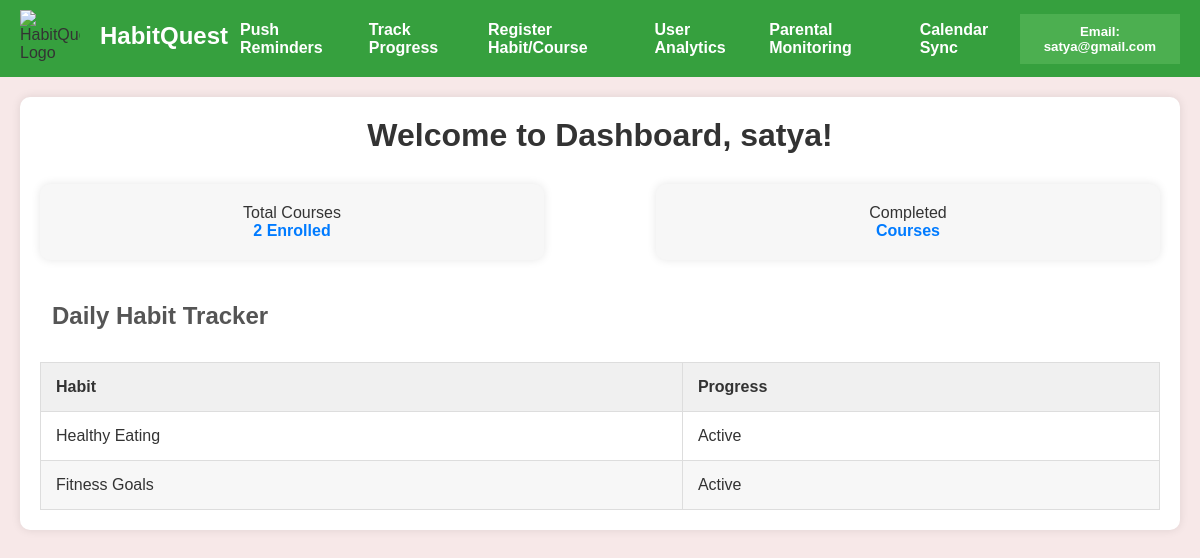
Screenshot of / (signed in) with the database file from the repository.
### tables this page shows
CREATE TABLE Habits (
        habit_id INTEGER PRIMARY KEY AUTOINCREMENT,
        user_id INTEGER  NULL,
        habit_name TEXT NOT NULL,
        description TEXT,
        frequency TEXT CHECK(frequency IN ('Daily', 'Weekly')),
        start_date TEXT,
        end_date TEXT,
        status TEXT CHECK(status IN ('Active', 'Inactive')),
        FOREIGN KEY(user_id) REFERENCES Users(user_id) ON DELETE CASCADE
    );

### Main.py (the view)
@app.route('/', methods=['GET'])
def index():
    if 'email' in session:
        user_id = session['user_id']
        conn = get_db_connection()
        cursor = conn.cursor()
        cursor.execute('SELECT COUNT(*) as enrolled_count FROM Habits WHERE user_id = ?', (user_id,))
        enrolled_count = cursor.fetchone()['enrolled_count']
        cursor.execute('SELECT COUNT(*) as completed_count FROM Habits WHERE user_id = ? AND status = ?',
                       (user_id, 'Completed'))
        completed_count = cursor.fetchone()['completed_count']
        if completed_count is None:
            completed_count = 0
        cursor.execute('SELECT habit_name, status FROM Habits WHERE user_id = ?', (user_id,))
        enrolled_courses = cursor.fetchall()
        conn.close()
        return render_template('home.html', user=session,
                               enrolled_count=enrolled_count,
                               completed_count=completed_count,
                               enrolled_courses=enrolled_courses)
    else:
        return render_template('index.html', user=None)

### Main.py (called while the page is built)
def get_db_connection():
    conn = sqlite3.connect('habit_tracker.db')
    conn.row_factory = sqlite3.Row  # To fetch rows as dictionaries
    return conn

### templates/home.html (shortened to what this page needs)
<!DOCTYPE html>
<html lang="en">
<head>
</head>
<body>
    <div class="navbar">
        <header class="logo-container">
            <img src="https://cdn.builder.io/api/v1/image/assets/TEMP/eb1830b5454e0074642c040444e16c8b4efe38cc3a5289983eba32e185b3736b?placeholderIfAbsent=true&apiKey=aa3f52c3f2244f6ca05b5f4f61461c10" alt="HabitQuest Logo" class="logo-image">
            <a href="{{url_for('index')}}" class="no-underline"><h2>HabitQuest</h2></a>
          </header>
        <div class="nav-links">
            <a href="{{url_for('notification')}}">Push Reminders</a>
            <a href="{{url_for('progress')}}">Track Progress</a>
            <a href="{{url_for('courses')}}">Register Habit/Course</a>
            <a href="{{url_for('user_analysis')}}">User Analytics</a>
            <a href="{{url_for('parental_monitoring')}}">Parental Monitoring</a>
            <a href="{{url_for('sync')}}">Calendar Sync</a>
        </div>
        <div class="dropdown">
            <button class="dropbtn"> <h5 style="align-content: left; color: white;">Email: {{user['email']}}</h5></button>
        </div>
    </div>
    <div class="dashboard-container">
        <h1>Welcome to Dashboard, {{ user['name'] }}!</h1>
        <div class="course-info">
            <div class="courses-enrolled">
                <p>Total Courses</p>
                <a href="#">{{enrolled_count }} Enrolled</a>
            </div>
            <div class="courses-completed">
                <p>Completed</p>
                <a href="#">{{ completed_courses }} Courses</a>
            </div>
        </div>
        <div class="habit-tracker">
            <h2>Daily Habit Tracker</h2>
            <table>
                <thead>
                    <tr>
                        <th>Habit</th>
                        <th>Progress</th>
                    </tr>
                </thead>
                <tbody>
                    {% for habit in enrolled_courses %}
                <tr>
                    <td>{{ habit['habit_name'] }}</td>
                    <td>{{ habit['status'] }}</td>
                </tr>
            {% endfor %}
                </tbody>
            </table>
        </div>
    </div>
</body>
</html>

### templates/home.html (style rules this page uses)
* { margin: 0; padding: 0; box-sizing: border-box; }
body { font-family: 'Arial', sans-serif; background-color: #f7e8e8; color: #333; }
.navbar { background-color: #36a03e; display: flex; justify-content: space-between; align-items: center; padding: 10px 20px; }
.nav-links { display: flex; gap: 15px; }
.nav-links a { color: white; text-decoration: none; font-weight: bold; }
.dashboard-container { margin: 20px; padding: 20px; background-color: white; border-radius: 10px; box-shadow: 0 0 10px rgba(0, 0, 0, 0.1); }
h1 { text-align: center; margin-bottom: 30px; color: #333; }
.course-info { display: flex; justify-content: space-between; margin-bottom: 30px; }
.courses-enrolled, .courses-completed { width: 45%; padding: 20px; background-color: #f7f7f7; text-align: center; border-radius: 10px; box-shadow: 0 0 10px rgba(0, 0, 0, 0.1); }
.courses-enrolled a, .courses-completed a { color: #007bff; text-decoration: none; font-weight: bold; }
.habit-tracker h2 { margin-bottom: 20px; color: #555; }
table { width: 100%; border-collapse: collapse; }
thead { background-color: #f0f0f0; }
th, td { padding: 15px; text-align: left; border: 1px solid #ddd; }
tbody tr:nth-child(even) { background-color: #f7f7f7; }
.logo-container { align-self: left; display: flex; gap: 8px; }
.logo-image { aspect-ratio: 1.05; object-fit: contain; width: 60px; }
h2 { padding: 12px; color: white; }
.no-underline { text-decoration: none; }
.dropdown { position: relative; display: inline-block; }
.dropbtn { background-color: #4CAF50; color: white; padding: 10px; font-size: 16px; border: none; cursor: pointer; }

### rows the page displays
Habits: habit_name "Healthy Eating", status "Active"
Habits: habit_name "Fitness Goals", status "Active"

### other values shown
{{ user['email'] }} "satya@gmail.com"
{{ user['name'] }} "satya"
{{ enrolled_count }} "2"
